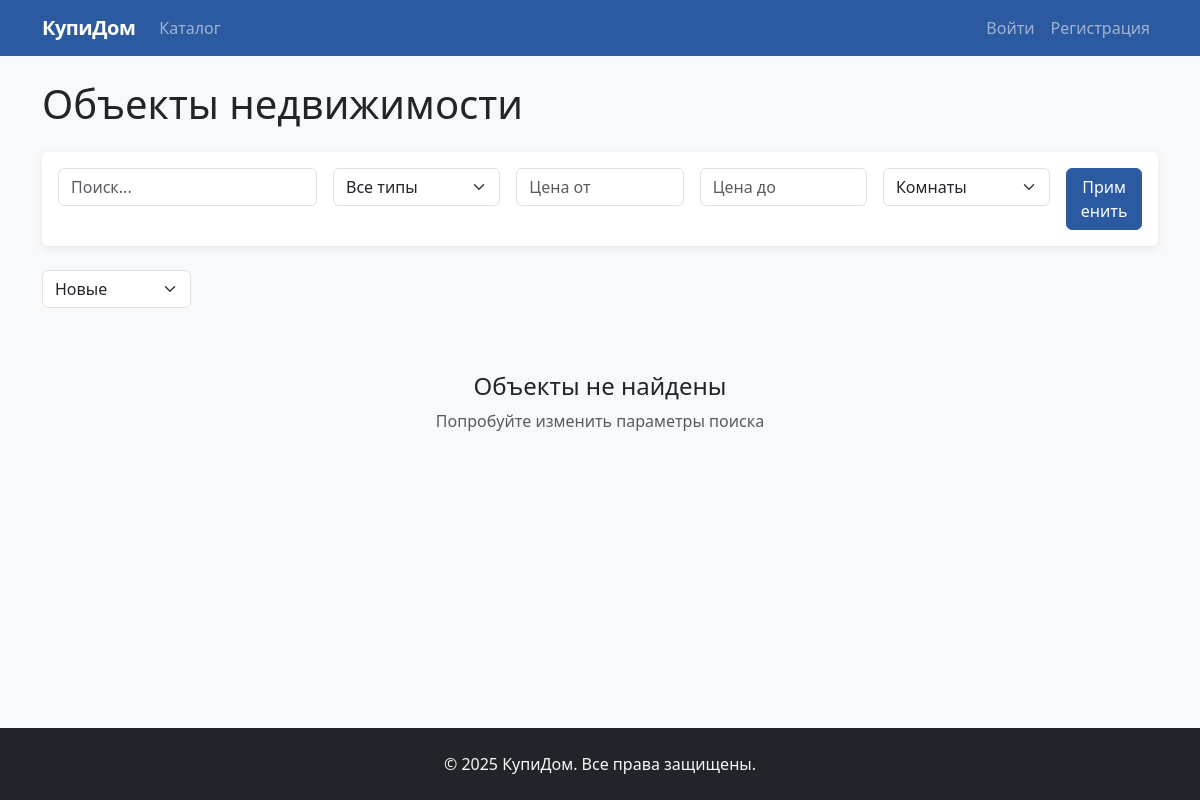
Before: /properties/ with the older database file.
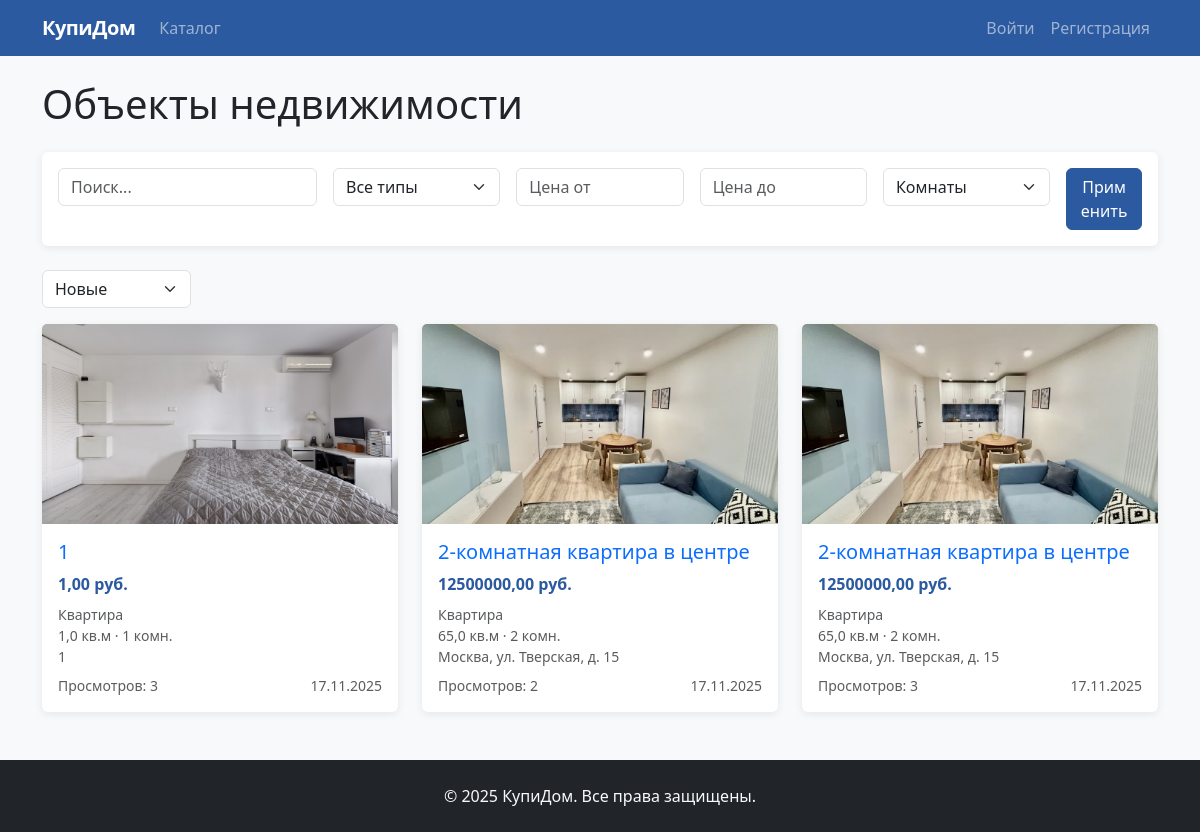
After: the same page with the newer database file.
### realty/models.py (models this page shows, shortened)
class Property(models.Model):
    STATUS_CHOICES = (
        ('active', 'Актуально'),
        ('sold', 'Продано'),
        ('hidden', 'Скрыто'),
    )
    PROPERTY_TYPES = (
        ('apartment', 'Квартира'),
        ('house', 'Дом'),
        ('land', 'Земельный участок'),
        ('commercial', 'Коммерческая недвижимость'),
    )
    title = models.CharField('Название', max_length=200)
    description = models.TextField('Описание')
    price = models.DecimalField('Цена', max_digits=12, decimal_places=2)
    property_type = models.CharField('Тип недвижимости', max_length=20, choices=PROPERTY_TYPES)
    area = models.FloatField('Площадь (кв.м)')
    rooms = models.IntegerField('Количество комнат', blank=True, null=True)
    location = models.CharField('Местоположение', max_length=300)
    created_by = models.ForeignKey(CustomUser, on_delete=models.CASCADE, related_name='properties')
    status = models.CharField('Статус', max_length=10, choices=STATUS_CHOICES, default='active')
    views = models.IntegerField('Просмотры', default=0)
    created_at = models.DateTimeField(auto_now_add=True)
    updated_at = models.DateTimeField(auto_now=True)
    class Meta:
        verbose_name = 'Объект недвижимости'
        verbose_name_plural = 'Объекты недвижимости'
        ordering = ['-created_at']

class PropertyImage(models.Model):
    property = models.ForeignKey(Property, on_delete=models.CASCADE, related_name='images')
    image = models.ImageField('Изображение', upload_to='property_images/')
    is_main = models.BooleanField('Основное изображение', default=False)

### realty/views.py (the view, shortened to what this page needs)
# urls.py: path('properties/', views.property_list, name='property_list'),
def property_list(request):
    properties = Property.objects.filter(status='active')
    property_type = request.GET.get('type')
    min_price = request.GET.get('min_price')
    max_price = request.GET.get('max_price')
    search = request.GET.get('search')
    rooms = request.GET.get('rooms')
    if property_type:
        properties = properties.filter(property_type=property_type)
    if min_price:
        properties = properties.filter(price__gte=min_price)
    if max_price:
        properties = properties.filter(price__lte=max_price)
    if search:
        properties = properties.filter(
            Q(title__icontains=search) |
            Q(description__icontains=search) |
            Q(location__icontains=search)
        )
    if rooms:
        properties = properties.filter(rooms=rooms)
    sort = request.GET.get('sort', '-created_at')
    if sort in ['price', '-price', 'created_at', '-created_at', 'views', '-views']:
        properties = properties.order_by(sort)
    paginator = Paginator(properties, 12)
    page_number = request.GET.get('page', 1)
    page_obj = paginator.get_page(page_number)
    context = {
        'page_obj': page_obj,
        'property_types': Property.PROPERTY_TYPES,
    }
    return render(request, 'realty/property_list.html', context)

### realty/templates/realty/property_list.html (shortened to what this page needs)
{% extends 'realty/base.html' %}
{% block content %}
<h1 class="mb-4">Объекты недвижимости</h1>
<form method="get" class="card mb-4">
    <div class="card-body">
        <div class="row g-3">
            <div class="col-md-3">
                <input type="text" name="search" class="form-control" placeholder="Поиск..." value="{{ request.GET.search }}">
            </div>
            <div class="col-md-2">
                <select name="type" class="form-select">
                    <option value="">Все типы</option>
                </select>
            </div>
            <div class="col-md-2">
                <input type="number" name="min_price" class="form-control" placeholder="Цена от" value="{{ request.GET.min_price }}">
            </div>
            <div class="col-md-2">
                <input type="number" name="max_price" class="form-control" placeholder="Цена до" value="{{ request.GET.max_price }}">
            </div>
            <div class="col-md-2">
                <select name="rooms" class="form-select">
                    <option value="">Комнаты</option>
                </select>
            </div>
            <div class="col-md-1">
                <button type="submit" class="btn btn-primary w-100">Применить</button>
            </div>
        </div>
    </div>
</form>
<form method="get" class="d-flex justify-content-between align-items-center mb-3">
    <div>
        <select name="sort" class="form-select" onchange="this.form.submit()" style="width: auto;">
            <option value="-created_at" {% if request.GET.sort == '-created_at' %}selected{% endif %}>Новые</option>
        </select>
    </div>
</form>
<div class="row">
    {% for property in page_obj %}
    <div class="col-md-6 col-lg-4 mb-4">
        <div class="card h-100">
            {% with main_image=property.images.first %}
                {% if main_image %}
                <img src="{{ main_image.image.url }}" class="card-img-top" alt="{{ property.title }}"
                     style="height: 200px; object-fit: cover;">
                {% else %}
                <div class="card-img-top bg-light d-flex align-items-center justify-content-center" style="height: 200px;">
                    <span class="text-muted">Нет изображения</span>
                </div>
                {% endif %}
            {% endwith %}
            <div class="card-body">
                <h5 class="card-title">
                    <a href="{% url 'property_detail' property.pk %}" class="text-decoration-none">{{ property.title }}</a>
                </h5>
                <div class="mb-2">
                    <strong class="text-primary">{{ property.price }} руб.</strong>
                </div>
                <div class="text-muted small mb-2">
                    <div>{{ property.get_property_type_display }}</div>
                    <div>{{ property.area }} кв.м · {% if property.rooms %}{{ property.rooms }} комн.{% endif %}</div>
                    <div>{{ property.location }}</div>
                </div>
                <div class="d-flex justify-content-between text-muted small">
                    <span>Просмотров: {{ property.views }}</span>
                    <span>{{ property.created_at|date:"d.m.Y" }}</span>
                </div>
            </div>
        </div>
    </div>
    {% empty %}
    <div class="col-12">
        <div class="text-center py-5">
            <h4>Объекты не найдены</h4>
            <p class="text-muted">Попробуйте изменить параметры поиска</p>
        </div>
    </div>
    {% endfor %}
</div>
{% endblock %}

Changed rows visible on the page:
added Property: images.first.image (picture), title "1", price "1,00", property_type "Квартира", area "1,0", rooms "1", location "1", views "3", created_at "17.11.2025"
added Property: images.first.image (picture), title "2-комнатная квартира в центре", price "12500000,00", property_type "Квартира", area "65,0", rooms "2", location "Москва, ул. Тверская, д. 15", views "2", created_at "17.11.2025"
added Property: images.first.image (picture), title "2-комнатная квартира в центре", price "12500000,00", property_type "Квартира", area "65,0", rooms "2", location "Москва, ул. Тверская, д. 15", views "3", created_at "17.11.2025"
Other visible differences:
text no longer shown: "Объекты не найдены Попробуйте изменить параметры поиска"
